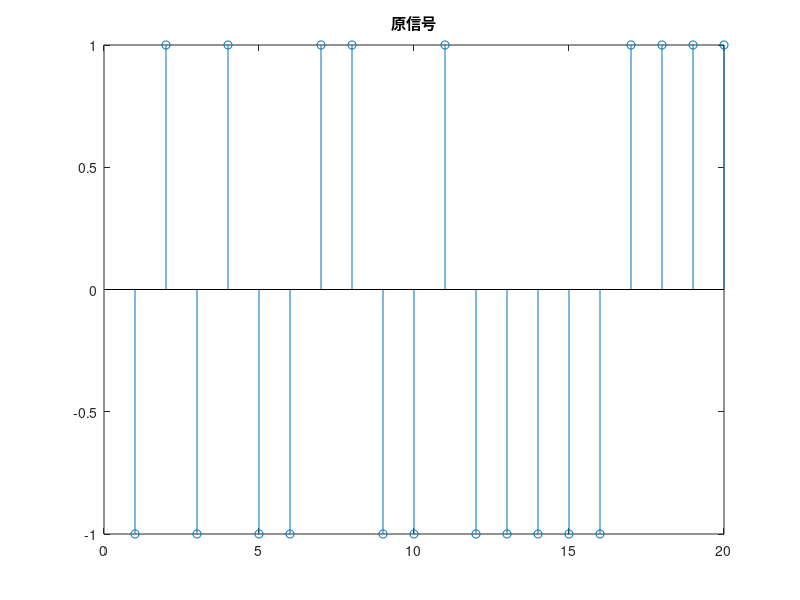
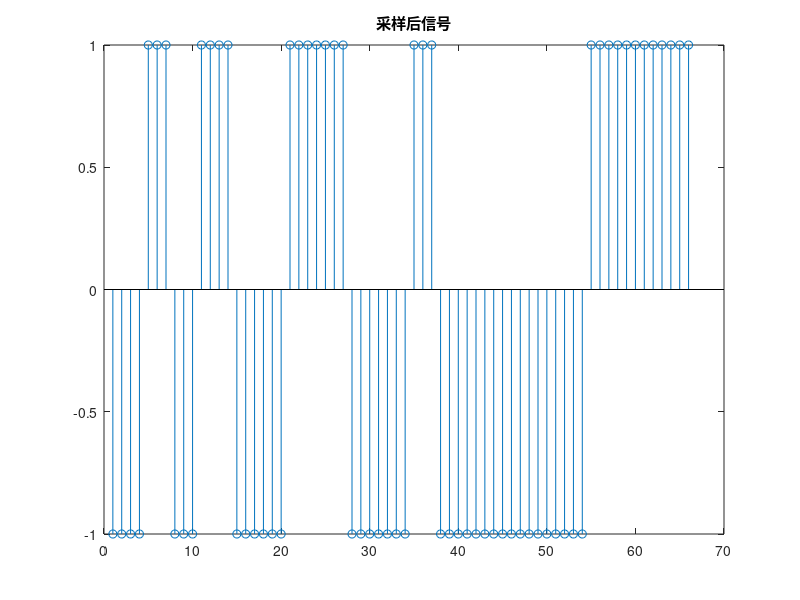

Write MATLAB code to recreate these figures, in order.
clc;
clear;
close all;
% 生成有极性的0,1序列,长度为20
B_code=2*randi([0,1],1,20)-1;
figure();stem(B_code);title('原信号');

fs=1e3; %采样率,1000采样点
rb=300;	%码元速率

n=floor((0:length(B_code)*fs/rb-1)*rb/fs)+1;
B_stream =B_code(n);

figure();
stem(B_stream);title('采样后信号');
